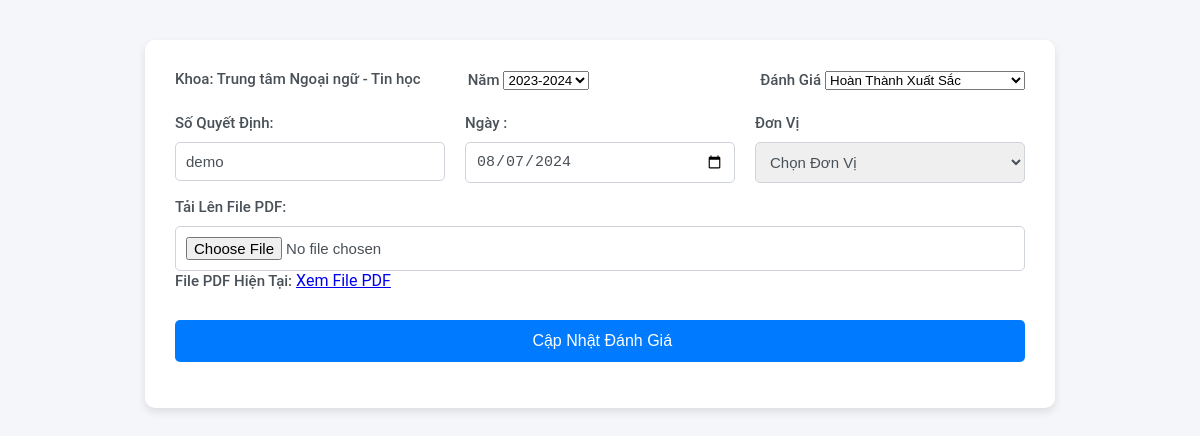
/Admin/danhgiaTTsua.php?id=235, run on an earlier commit of the app's database.
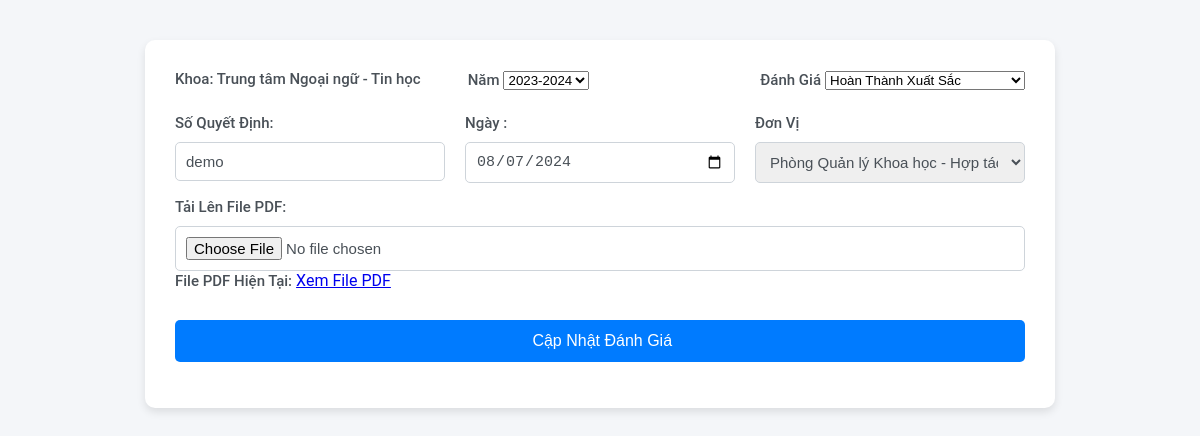
And on a later commit of the database.
### tables this page shows
CREATE TABLE `danhgiatt` (
  `MaDGTT` int(20) NOT NULL,
  `MaKhoa` int(20) NOT NULL,
  `SoQD` varchar(100) NOT NULL,
  `Manam` int(20) NOT NULL,
  `DanhGia` varchar(50) NOT NULL DEFAULT 'Chờ Đánh Giá',
  `Ngay` date NOT NULL,
  `DonVi` varchar(50) NOT NULL,
  `FilePDF` varchar(50) DEFAULT NULL
);

CREATE TABLE `nam` (
  `Manam` int(20) NOT NULL,
  `Nam` varchar(20) NOT NULL
);

CREATE TABLE `khoa` (
  `MaKhoa` int(20) NOT NULL,
  `TenKhoa` varchar(50) NOT NULL,
  `MoTa` varchar(100) NOT NULL
);

### Admin/nam.php (called while the page is built, shortened)
<?php
    class Nam {
        public static function layDanhSach($conn)
        {
            $Dsnam = array();
            $sql = "SELECT * FROM `nam`";
            $result = $conn->query($sql);
            if ($result->num_rows > 0) {
                while($row = $result->fetch_assoc()) {
                    $nam_obj = new Nam();
                    $nam_obj->Manam = $row["Manam"];
                    $nam_obj->Nam = $row["Nam"];
                    $Dsnam[] = $nam_obj;
                }
            }
            return $Dsnam;
        }
    }
?>

### Admin/danhgiaTT.php (called while the page is built, shortened)
<?php
include('./Khoa.php');
include('./nam.php');
class DanhgiaTT {
    public static function laydgtt($conn, $id) {
        $sql = "SELECT * FROM danhgiatt WHERE MaDGTT = $id";
        $result = mysqli_query($conn, $sql);
        $danhgiatt_obj = new DanhgiaTT();
        $row = mysqli_fetch_assoc($result);
        $danhgiatt_obj->MaDGTT = $row["MaDGTT"];
        $danhgiatt_obj->MaKhoa = Khoa::layKhoa($conn, $row["MaKhoa"]);
        $danhgiatt_obj->SoQD = $row["SoQD"];
        $danhgiatt_obj->Manam = $row["Manam"];
        $danhgiatt_obj->DanhGia = $row["DanhGia"];
        $danhgiatt_obj->Ngay = $row["Ngay"];
        $danhgiatt_obj->DonVi = $row["DonVi"];
        $danhgiatt_obj->FilePDF = $row["FilePDF"];
        return $danhgiatt_obj;
    }
}
?>

### Admin/Khoa.php (called while the page is built, shortened)
<?php
class Khoa {
    public static function layDanhSach($conn) {
        $Dskhoa = array();
        $sql = "SELECT * FROM `khoa`";
        $result = $conn->query($sql);
        if ($result->num_rows > 0) {
            while ($row = $result->fetch_assoc()) {
                $Khoa_obj = new Khoa();
                $Khoa_obj->MaKhoa = $row["MaKhoa"];
                $Khoa_obj->TenKhoa = $row["TenKhoa"];
                $Khoa_obj->MoTa = $row["MoTa"];
                $Dskhoa[] = $Khoa_obj;
            }
        }
        return $Dskhoa;
    }
    public static function layKhoa($conn, $id) {
        $sql = "SELECT * FROM Khoa WHERE MaKhoa = $id";
        $result = mysqli_query($conn, $sql);
        $Khoa = new Khoa();
        if ($row = mysqli_fetch_assoc($result)) {
            $Khoa->MaKhoa = $row['MaKhoa'];
            $Khoa->TenKhoa = $row['TenKhoa'];
            $Khoa->MoTa = $row["MoTa"];
        }
        return $Khoa;
    }
}
?>

### Admin/danhgiaTTsua.php (the view, shortened to what the changed rows need)
<?php
    include('./danhgiaTT.php');
    if(isset($_POST["SoQD"])){
        $data = new DanhgiaTT();
        $data->MaDGTT = $_POST["MaDGTT"];
        $data->SoQD = $_POST["SoQD"];
        $data->DanhGia = $_POST["DanhGia"];
        $data->Manam = $_POST["Lnam"];
        $data->Ngay = $_POST["Ngay"];
        $data->DonVi = $_POST["Ldonvi"];
        if(isset($_FILES['file']) && $_FILES['file']['error'] == UPLOAD_ERR_OK) {
            $data->FilePDF = $_FILES['file'];
        } else {
            $data->FilePDF = null;
        }
        $data->Suadgtt($conn,$baseUrl);
    }else{
        $id = ($_GET["id"]);
        $data = new DanhgiaTT();
        $data  =  $data->laydgtt($conn,$id);
    }
?>
<?php
    $Lnam = Nam::layDanhSach($conn);
    $datakhoa = Khoa::layDanhSach($conn);
?>
<div class="container" >
<form method="post" enctype="multipart/form-data">
    <div class="form-group row">
        <div class="col">
            <label >Năm</label>
            <select name="Lnam" id="Lnam">
                <?php foreach($Lnam as $L) { ?>
                    <option value="<?php echo $L->Manam; ?>" <?php echo ($L->Manam == $data->Manam) ? 'selected' : ''; ?>>
                        <?php echo $L->Nam; ?>
                    </option>
                <?php } ?>
            </select>
        </div>
        <div class="form-group">
            <label >Đánh Giá</label>
            <select name="DanhGia" id="DanhGia">
                <option value="Hoàn Thành Xuất Sắc" <?php echo ($data->DanhGia == 'Hoàn Thành Xuất Sắc') ? 'selected' : ''; ?>>Hoàn Thành Xuất Sắc</option>
            </select>
        </div>
    </div>
    <div class="form-group row">
        <div class="col">
            <label for="SoQD">Số Quyết Định: </label>
            <input type="text" class="form-control" id="SoQD" name="SoQD" value ='<?php echo $data->SoQD; ?>'>
        </div>
        <div class="col">
        <label for="Ngay">Ngày :</label>
        <input type="date" class="form-control" id="Ngay" name="Ngay" value="<?php echo $data->Ngay; ?>">
        </div>
        <div class="col">
            <label for="Ldonvi">Đơn Vị</label>
            <select class="form-control" name="Ldonvi" id="Ldonvi">
                <option value="">Chọn Đơn Vị</option>
                <?php foreach($datakhoa as $L) { ?>
                    <option value="<?php echo $L->TenKhoa; ?>" <?php echo ($L->TenKhoa == $data->DonVi) ? 'selected' : ''; ?>>
                        <?php echo $L->TenKhoa; ?>
                    </option>
                <?php } ?>
            </select>
        </div>
    </div>
</form>
</div>

What changed in the data, as far as the page shows it:
changed danhgiatt "Hoàn Thành Xuất Sắc": Ldonvi (not shown) → "Phòng Quản lý Khoa học - Hợp tác"
Also different on the page:
form field Ldonvi: "Chọn Đơn Vị" → (not shown)
